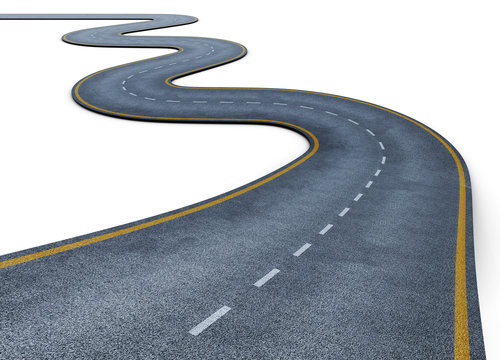
#> input picture OpenCV/opencv-tutorial-Youtube/road.jpg, 500 x 360 px, given in place of the camera
$ python 8-object-detection.py
#> lines starting #> are read from the running program, lines starting #| are printed output that depends on the picture; after the words box and inside, x2 and y2 are one past the last pixel; in counts of white or black regions, pixels touching at a corner belong together
import numpy as np
import cv2


def nothing(x):
    print(x)


cap = cv2.VideoCapture(0)

cv2.namedWindow("Tracking")

cv2.createTrackbar("LH", "Tracking", 0, 255, nothing)
#> slider 'LH' is set to 51
cv2.createTrackbar("LS", "Tracking", 0, 255, nothing)
#> slider 'LS' is set to 51
cv2.createTrackbar("LV", "Tracking", 0, 255, nothing)
#> slider 'LV' is set to 51
cv2.createTrackbar("UH", "Tracking", 255, 255, nothing)
cv2.createTrackbar("US", "Tracking", 255, 255, nothing)
cv2.createTrackbar("UV", "Tracking", 255, 255, nothing)

while 1:
    # frame = cv2.imread("images/smarties.jpg")
    _, frame = cap.read()
#> frame is the input picture: shape (360, 500, 3); mean B, G, R 178, 171.2, 164.8

    hsv = cv2.cvtColor(frame, cv2.COLOR_BGR2HSV)
#> hsv: shape (360, 500, 3); mean H, S, V 60.8, 38.3, 180.9

    l_h = cv2.getTrackbarPos("LH", "Tracking")
    l_s = cv2.getTrackbarPos("LS", "Tracking")
    l_v = cv2.getTrackbarPos("LV", "Tracking")

    u_h = cv2.getTrackbarPos("UH", "Tracking")
    u_v = cv2.getTrackbarPos("UV", "Tracking")
    u_s = cv2.getTrackbarPos("US", "Tracking")

    l_b = np.array([l_h, l_s, l_v])
    u_b = np.array([u_h, u_v, u_s])

    mask = cv2.inRange(hsv, l_b, u_b)
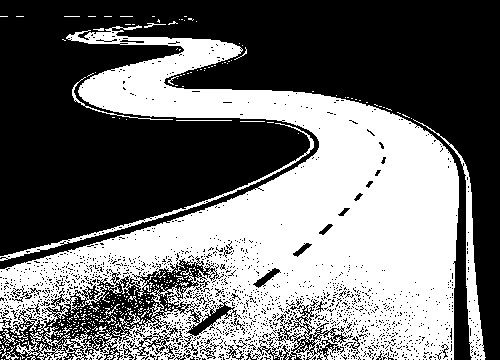
#> mask: shape (360, 500); 43.6% white; 317 white regions (296 under 20 px), largest, box (x1, y1, x2, y2) and area: (0, 25, 459, 360) 73924, (413, 119, 486, 360) 1797, (0, 123, 314, 261) 1155

    res = cv2.bitwise_and(frame, frame, mask=mask)
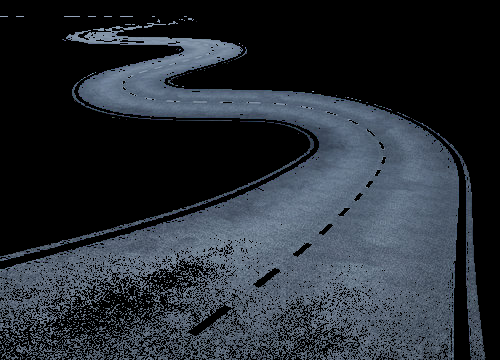
#> res: shape (360, 500, 3); mean B, G, R 52.4, 44.9, 38.9

    cv2.imshow("mask", mask)
    cv2.imshow("frame", frame)
    cv2.imshow("res", res)

    key = cv2.waitKey(1) & 0xFF
#> (key Esc is pressed here)
    if key == 27:
        break
cap.release()
cv2.destroyAllWindows()
